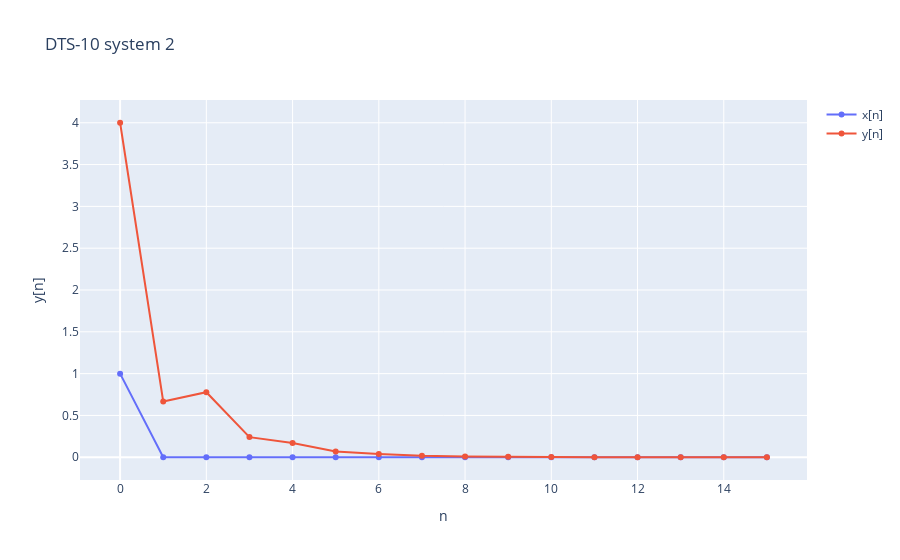

The code cell stored with this chart in its notebook:
### Code cell
# Impulse response of DTS-10 system 2 at least 16 iterations
x = np.zeros(16)
x[0] = 1
y = DTS_10_2(x)
fig = go.Figure()
fig.add_trace(go.Scatter(x=np.arange(len(x)), y=x, name='x[n]'))
fig.add_trace(go.Scatter(x=np.arange(len(y)), y=y, name='y[n]'))
fig.update_layout(title='DTS-10 system 2', xaxis_title='n', yaxis_title='y[n]')
fig.show()
print('DTS-10 system 2 : ', y)

### Figure 1 — Plotly figure (JSON) as saved in the notebook; plotly's stock layout.template omitted (floating-point values rounded to 4 significant figures)
{"data": [{"name": "x[n]", "type": "scatter", "x": [0, 1, 2, 3, 4, 5, 6, 7, 8, 9, 10, 11, 12, 13, 14, 15], "y": [1, 0, 0, 0, 0, 0, 0, 0, 0, 0, 0, 0, 0, 0, 0, 0]}, {"name": "y[n]", "type": "scatter", "x": [0, 1, 2, 3, 4, 5, 6, 7, 8, 9, 10, 11, 12, 13, 14, 15], "y": [4, 0.6667, 0.7778, 0.2407, 0.1698, 0.06842, 0.03969, 0.01802, 0.009619, 0.004606, 0.002371, 0.001163, 0.0005889, 0.000292, 0.0001468, 7.313e-05]}], "layout": {"title": {"text": "DTS-10 system 2"}, "xaxis": {"title": {"text": "n"}}, "yaxis": {"title": {"text": "y[n]"}}}}
